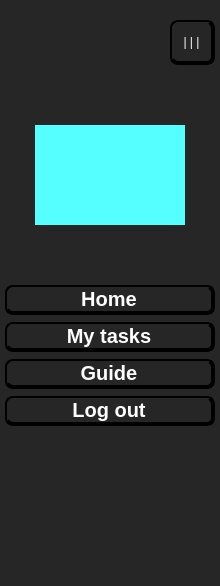
     <widget class="QWidget" name="LeftBar" native="true">
      <property name="minimumSize">
       <size>
        <width>220</width>
        <height>0</height>
       </size>
      </property>
      <property name="maximumSize">
       <size>
        <width>300</width>
        <height>16777215</height>
       </size>
      </property>
      <property name="layoutDirection">
       <enum>Qt::LeftToRight</enum>
      </property>
      <property name="styleSheet">
       <string notr="true">QWidget{
	background-color: rgb(39, 38, 39);
}
QPushButton{

	color:white;
	border: 2px solid;
	border-radius: 8px;
	border-bottom: 4px solid;
	border-right: 4px solid 
}
QPushButton:hover{
	background-color: &quot;#3d3d3d&quot;;
 	color: black;
}
QPushButton:pressed{
	border-bottom: 2px solid;
	border-right: 2px solid
}
</string>
      </property>
      <layout class="QGridLayout" name="gridLayout">
       <property name="leftMargin">
        <number>5</number>
       </property>
       <property name="topMargin">
        <number>20</number>
       </property>
       <property name="rightMargin">
        <number>5</number>
       </property>
       <property name="bottomMargin">
        <number>120</number>
       </property>
       <property name="horizontalSpacing">
        <number>0</number>
       </property>
       <property name="verticalSpacing">
        <number>20</number>
       </property>
       <item row="5" column="0" colspan="3">
        <layout class="QVBoxLayout" name="leftMenuButtons">
         <property name="spacing">
          <number>7</number>
         </property>
         <property name="sizeConstraint">
          <enum>QLayout::SetDefaultConstraint</enum>
         </property>
         <property name="rightMargin">
          <number>0</number>
         </property>
         <item>
          <spacer name="verticalSpacerUnderPhoto">
           <property name="orientation">
            <enum>Qt::Vertical</enum>
           </property>
           <property name="sizeType">
            <enum>QSizePolicy::Minimum</enum>
           </property>
           <property name="sizeHint" stdset="0">
            <size>
             <width>20</width>
             <height>40</height>
            </size>
           </property>
          </spacer>
         </item>
         <item>
          <widget class="QPushButton" name="homeButton">
           <property name="sizePolicy">
            <sizepolicy hsizetype="Preferred" vsizetype="Preferred">
             <horstretch>0</horstretch>
             <verstretch>0</verstretch>
            </sizepolicy>
           </property>
           <property name="maximumSize">
            <size>
             <width>16777215</width>
             <height>100</height>
            </size>
           </property>
           <property name="font">
            <font>
             <family>MS Shell Dlg 2</family>
             <pointsize>15</pointsize>
             <weight>75</weight>
             <bold>true</bold>
            </font>
           </property>
           <property name="cursor">
            <cursorShape>PointingHandCursor</cursorShape>
           </property>
           <property name="mouseTracking">
            <bool>true</bool>
           </property>
           <property name="layoutDirection">
            <enum>Qt::LeftToRight</enum>
           </property>
           <property name="styleSheet">
            <string notr="true">color:white;</string>
           </property>
           <property name="text">
            <string>Home</string>
           </property>
           <property name="icon">
            <iconset>
             <normalon>user/home.png</normalon>
            </iconset>
           </property>
           <property name="flat">
            <bool>true</bool>
           </property>
          </widget>
         </item>
         <item>
          <widget class="QPushButton" name="myTaskButton">
           <property name="sizePolicy">
            <sizepolicy hsizetype="Preferred" vsizetype="Preferred">
             <horstretch>0</horstretch>
             <verstretch>0</verstretch>
            </sizepolicy>
           </property>
           <property name="maximumSize">
            <size>
             <width>16777215</width>
             <height>100</height>
            </size>
           </property>
           <property name="font">
            <font>
             <pointsize>15</pointsize>
             <weight>75</weight>
             <bold>true</bold>
            </font>
           </property>
           <property name="cursor">
            <cursorShape>PointingHandCursor</cursorShape>
           </property>
           <property name="styleSheet">
            <string notr="true">color: white;</string>
           </property>
           <property name="text">
            <string>My tasks</string>
           </property>
           <property name="icon">
            <iconset>
             <normalon>user/clipboard.png</normalon>
            </iconset>
           </property>
           <property name="flat">
            <bool>true</bool>
           </property>
          </widget>
         </item>
         <item>
          <widget class="QPushButton" name="guideButton">
           <property name="sizePolicy">
            <sizepolicy hsizetype="Preferred" vsizetype="Preferred">
             <horstretch>0</horstretch>
             <verstretch>0</verstretch>
            </sizepolicy>
           </property>
           <property name="maximumSize">
            <size>
             <width>16777215</width>
             <height>100</height>
            </size>
           </property>
           <property name="font">
            <font>
             <pointsize>15</pointsize>
             <weight>75</weight>
             <bold>true</bold>
            </font>
           </property>
           <property name="cursor">
            <cursorShape>PointingHandCursor</cursorShape>
           </property>
           <property name="layoutDirection">
            <enum>Qt::LeftToRight</enum>
           </property>
           <property name="styleSheet">
            <string notr="true">color: white;</string>
           </property>
           <property name="text">
            <string>Guide</string>
           </property>
           <property name="icon">
            <iconset>
             <normalon>user/help.png</normalon>
            </iconset>
           </property>
           <property name="default">
            <bool>false</bool>
           </property>
           <property name="flat">
            <bool>true</bool>
           </property>
          </widget>
         </item>
         <item>
          <widget class="QPushButton" name="logOutButton">
           <property name="sizePolicy">
            <sizepolicy hsizetype="Preferred" vsizetype="Preferred">
             <horstretch>0</horstretch>
             <verstretch>0</verstretch>
            </sizepolicy>
           </property>
           <property name="maximumSize">
            <size>
             <width>16777215</width>
             <height>100</height>
            </size>
           </property>
           <property name="font">
            <font>
             <pointsize>15</pointsize>
             <weight>75</weight>
             <bold>true</bold>
            </font>
           </property>
           <property name="cursor">
            <cursorShape>PointingHandCursor</cursorShape>
           </property>
           <property name="styleSheet">
            <string notr="true">color: white;</string>
           </property>
           <property name="text">
            <string>Log out</string>
           </property>
           <property name="icon">
            <iconset>
             <normalon>user/logout.png</normalon>
            </iconset>
           </property>
           <property name="flat">
            <bool>true</bool>
           </property>
          </widget>
         </item>
        </layout>
       </item>
       <item row="0" column="2">
        <layout class="QGridLayout" name="gridLayout_4">
         <property name="horizontalSpacing">
          <number>0</number>
         </property>
         <item row="0" column="0">
          <widget class="QPushButton" name="hideLeftMenu">
           <property name="sizePolicy">
            <sizepolicy hsizetype="Fixed" vsizetype="Fixed">
             <horstretch>0</horstretch>
             <verstretch>0</verstretch>
            </sizepolicy>
           </property>
           <property name="minimumSize">
            <size>
             <width>45</width>
             <height>45</height>
            </size>
           </property>
           <property name="cursor">
            <cursorShape>PointingHandCursor</cursorShape>
           </property>
           <property name="styleSheet">
            <string notr="true">color: white;</string>
           </property>
           <property name="text">
            <string>| | |</string>
           </property>
          </widget>
         </item>
        </layout>
       </item>
       <item row="2" column="0" colspan="3">
        <layout class="QGridLayout" name="gridLayout_5">
         <item row="0" column="0">
          <widget class="QWidget" name="widget_7" native="true">
           <property name="minimumSize">
            <size>
             <width>100</width>
             <height>100</height>
            </size>
           </property>
           <property name="maximumSize">
            <size>
             <width>150</width>
             <height>150</height>
            </size>
           </property>
           <property name="styleSheet">
            <string notr="true">background-color: rgb(85, 255, 255);
background-image: url(user/account.png);
border-radius: 75%;</string>
           </property>
          </widget>
         </item>
        </layout>
       </item>
       <item row="6" column="0">
        <spacer name="verticalSpacer">
         <property name="orientation">
          <enum>Qt::Vertical</enum>
         </property>
         <property name="sizeType">
          <enum>QSizePolicy::Maximum</enum>
         </property>
         <property name="sizeHint" stdset="0">
          <size>
           <width>20</width>
           <height>40</height>
          </size>
         </property>
        </spacer>
       </item>
       <item row="1" column="2">
        <spacer name="verticalSpacerAbovePhoto">
         <property name="orientation">
          <enum>Qt::Vertical</enum>
         </property>
         <property name="sizeType">
          <enum>QSizePolicy::Maximum</enum>
         </property>
         <property name="sizeHint" stdset="0">
          <size>
           <width>20</width>
           <height>40</height>
          </size>
         </property>
        </spacer>
       </item>
      </layout>
     </widget>
